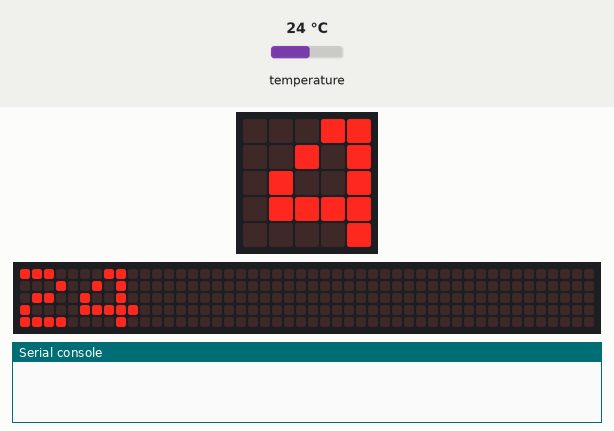
A program run on a simulated BBC micro:bit running MicroPython. On the bench: the board's 5×5 LED display, a strip that is not on the board, showing the scrolling text unrolled, the last lines printed to the serial console. The test bench sets the inputs (shaded band); at power-on: temperature 24 °C. The 48×5 strip is a reading aid, not a part: it shows the text the display is scrolling, unrolled, one strip-width of it at a time.

Above: at 1.27 s.
1.3 s: temperature set to 12 °C
At 3.32 s:
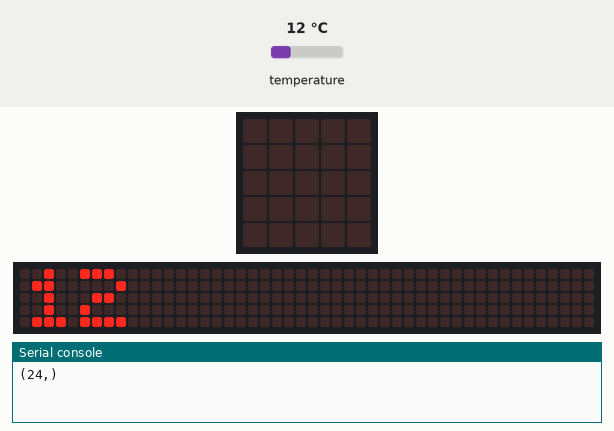
9.4 s: temperature set to 19 °C
At 9.52 s:
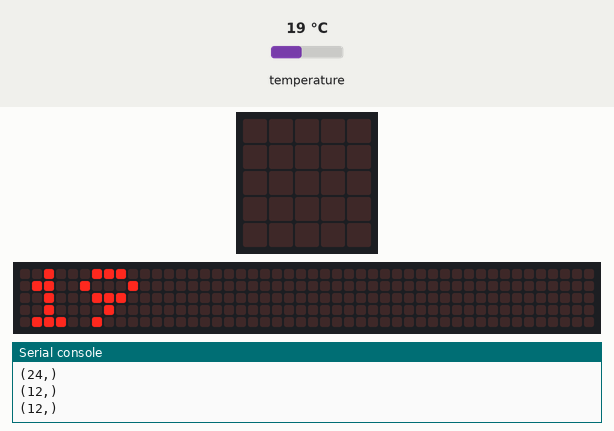
13.5 s: temperature set to 28 °C
At 16.02 s:
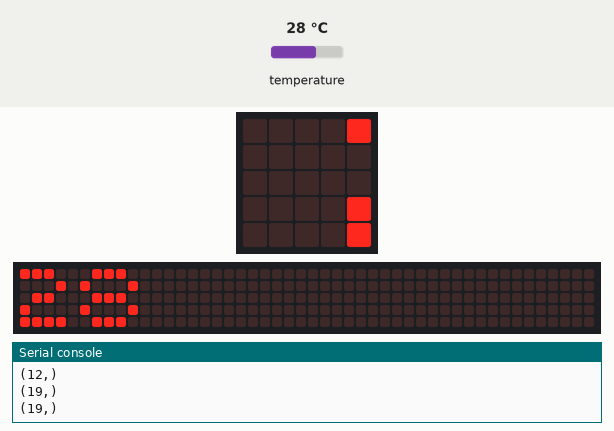

The program:

temperature.py
```python
from microbit import *

def show(text):
    display.scroll(text)
    print('(%d,)' %text)

# loop forever
while True:
    # read the temperature (Centigrade)
    temp = temperature()
    # display temperature
    show(temp)
    # wait a second
    sleep(1000)
```
